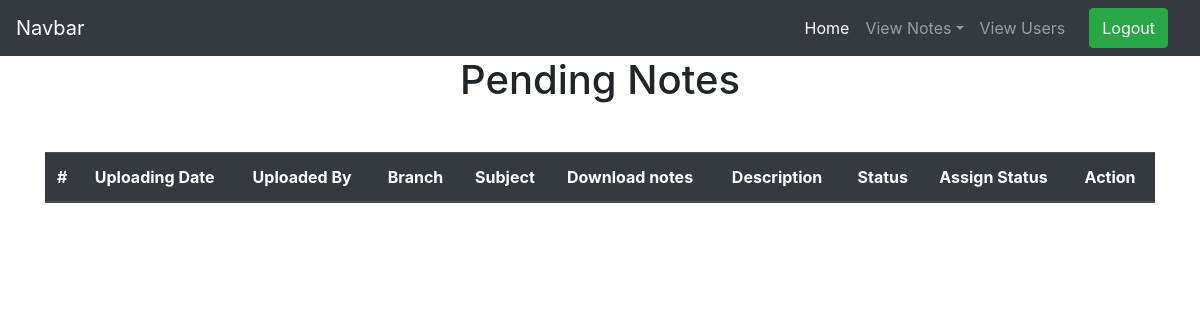
The page /pending_notes (signed in) on the database as committed earlier.
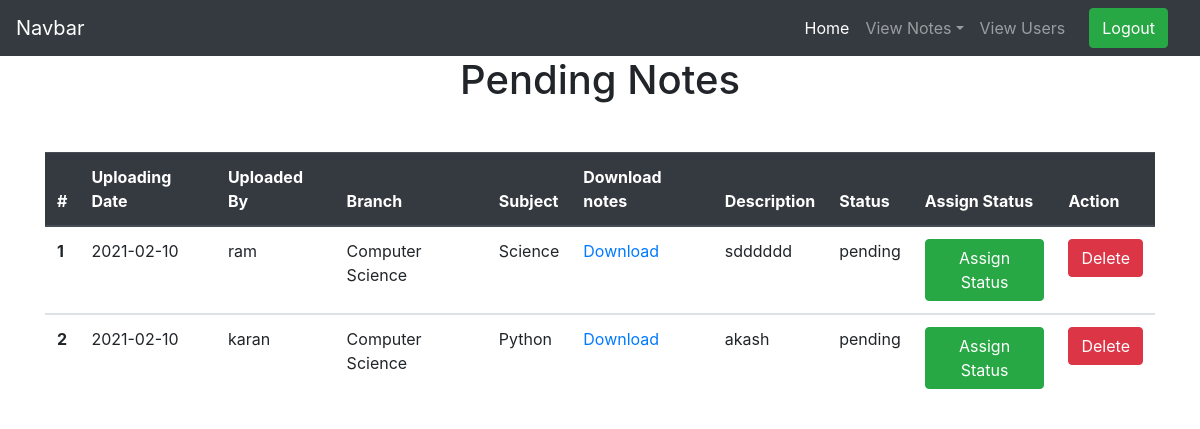
The same page on the database as committed later.
### notes/models.py (models this page shows)
class Notes(models.Model):
    user = models.ForeignKey(User,on_delete=models.CASCADE)
    uploadingdate =models.CharField(max_length=30,null=True)
    branch =models.CharField(max_length=30)
    subject =models.CharField(max_length=30)
    notesfile =models.FileField(null=True)
    filetype =models.CharField(max_length=30)
    description =models.CharField(max_length=200,null=True)
    status =models.CharField(max_length=30)

### notes/views.py (the view)
# urls.py: path('pending_notes',pending_notes, name='pending_notes'),
def pending_notes(request):
    if not request.user.is_authenticated:
           return redirect('index')
    notes = Notes.objects.filter(status= "pending")
    d={'notes':notes}
    return render(request,'notes/pending_notes.html',d)

### notes/templates/notes/pending_notes.html (shortened to what this page needs)
{% extends 'notes/admin_nav.html' %}
{% load static %}
{% block body %}
<link rel="stylesheet" href="https://cdnjs.cloudflare.com/ajax/libs/twitter-bootstrap/4.5.2/css/bootstrap.css">
<link rel="stylesheet" href="https://cdn.datatables.net/1.10.23/css/dataTables.bootstrap4.min.css">
<h1 class="text-center">Pending Notes</h1>
<div class="container mt-5">
    <table class="table" id="example">
        <thead class="thead-dark">
          <tr>
            <th scope="col">#</th>
            <th scope="col">Uploading Date</th>
            <th scope="col">Uploaded By</th>
            <th scope="col">Branch</th>
            <th scope="col">Subject</th>
            <th scope="col">Download notes</th>
            <th scope="col">Description</th>
            <th scope="col">Status</th>
            <th scope="col">Assign Status</th>
            <th scope="col">Action</th>
          </tr>
        </thead>
        {% for i in notes %}
        <tbody>
          <tr>
            <th scope="row">{{forloop.counter }}</th>
            <td>{{i.uploadingdate}}</td>
            <td>{{i.user.username}}</td>
            <td>{{i.branch}}</td>
            <td>{{i.subject}}</td>
            <td><a href="{{i.notesfile.url}}" download>Download</a></td>
            <td>{{i.description}}</td>
            <td>{{i.status}}</td>
            <td><a href="{% url 'assign_status' i.id %}" class="btn btn-success" >Assign Status</a></td>
            <td><a href="{% url 'delete_notes' i.id %}" class="btn btn-danger" onclick="return confirm('Are You Sure')">Delete</a></td>
          </tr>
        </tbody>
        {% endfor %}
      </table>
</div>
{% endblock %}

Rows that differ between the two databases and show on the page:
added Notes: uploadingdate "2021-02-10", user.username "ram", branch "Computer Science", subject "Science", description "sdddddd", status "pending"
added Notes: uploadingdate "2021-02-10", user.username "karan", branch "Computer Science", subject "Python", description "akash", status "pending"
